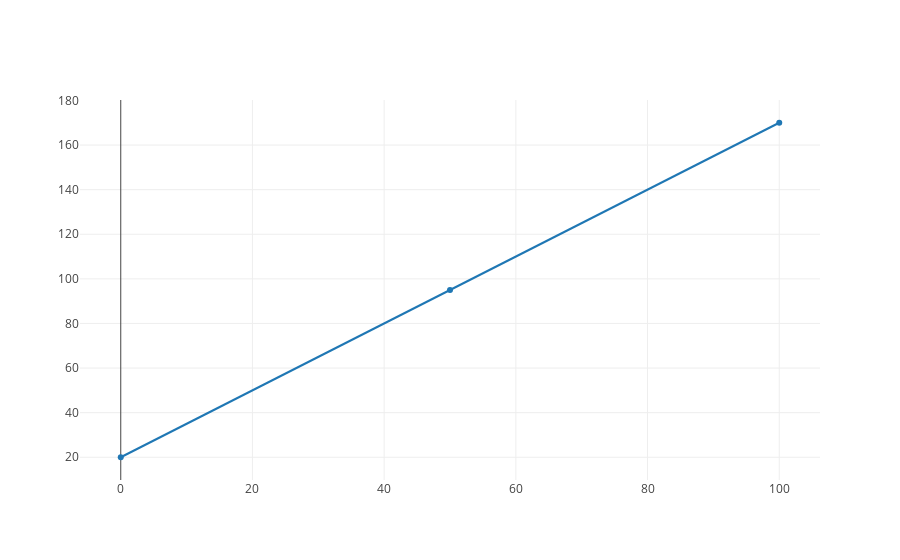

Notebook cell for this chart:
### Markdown cell above
Finally, we plot out our regression line, using our `attendance_with_friends` function.  The `budgets` will be our x values.  For our y values, we need to use our `attendance_with_friends` function to create a list of y-value attendances for every input of x.

### Code cell
trace_of_attendance_with_friends = graph_objs.Scatter(
    x=initial_sample_budgets,
    y=list(map(lambda budget: attendance_with_friends(budget), initial_sample_budgets)),
)

plotly.offline.iplot([trace_of_attendance_with_friends])

### Figure 1 — Plotly figure (JSON) as saved in the notebook; plotly's stock layout.template omitted (floating-point values rounded to 4 significant figures)
{"data": [{"type": "scatter", "x": [0, 50, 100], "y": [20, 95, 170]}], "layout": {}}
